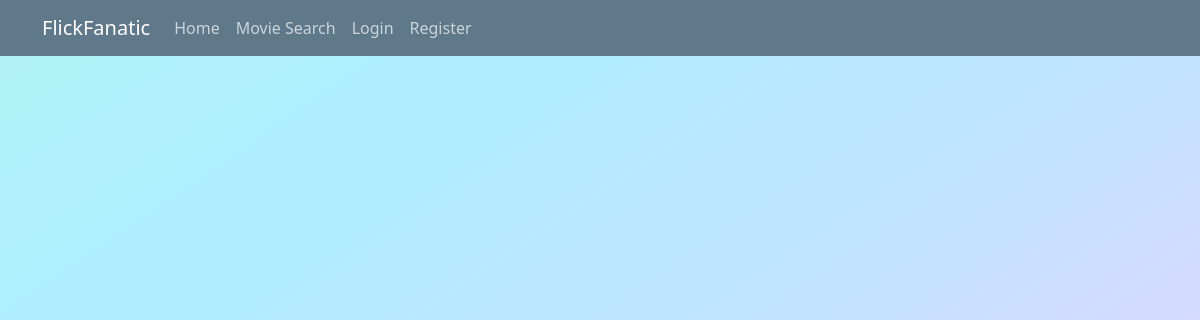
/home, run on an earlier commit of the app's database.
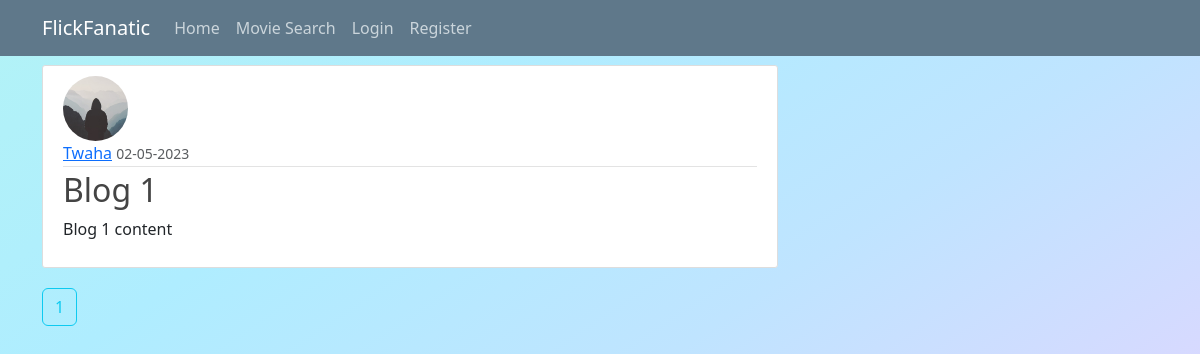
And on a later commit of the database.
### flickfanatic/models.py (models this page shows, shortened)
class Post(db.Model):
    id = db.Column(db.Integer, primary_key=True)
    title = db.Column(db.String(100), nullable=False)
    date_posted = db.Column(db.DateTime, nullable=False, default=datetime.utcnow)
    content = db.Column(db.Text, nullable=False)
    user_id = db.Column(db.Integer, db.ForeignKey('user.id'), nullable=False)

class User(db.Model, UserMixin):
    id = db.Column(db.Integer, primary_key=True)
    username = db.Column(db.String(20), unique=True, nullable=False)
    email = db.Column(db.String(120), unique=True, nullable=False)
    image_file = db.Column(db.String(20), nullable=False, default='default.jpg')
    password = db.Column(db.String(60), nullable=False)
    posts = db.relationship('Post', backref='author', lazy=True)

### flickfanatic/routes.py (the view)
@app.route("/")
@app.route("/home")
def home():
    page = request.args.get('page', 1, type=int)
    posts = Post.query.paginate(page=page, per_page=5)
    return render_template('home.html', posts=posts)

### flickfanatic/templates/home.html (shortened to what this page needs)
{% extends "base.html" %}
{% block content %}
    {% for post in posts.items %}
        <article class="media content-section">
            <img class="rounded-circle article-img" src="{{ url_for('static', filename='profile_pics/' + post.author.image_file) }}">
            <div class="media-body">
                <div class="article-metadata">
                    <a class="mr-2" href="#">{{ post.author.username }}</a>
                    <small class="text-muted">{{ post.date_posted.strftime('%d-%m-%Y') }}</small>
                </div>
                <h2><a class="article-title" href="{{ url_for('post', post_id=post.id) }}">{{ post.title }}</a></h2>
                <p class="article-content">{{ post.content }}</p>
            </div>
        </article>
    {% endfor %}
    {% for page_num in posts.iter_pages(left_edge=1, right_edge=1, left_current=1, right_current=2) %}
        {% if page_num %}
            {% if posts.page == page_num %}
                <a class="btn btn-outline-info mb-4" href="{{ url_for('home', page=page_num) }}">{{ page_num }}</a>
            {% else %}
                <a class="btn btn-outline-secondary mb-4" href="{{ url_for('home', page=page_num) }}">{{ page_num }}</a>
            {% endif %}
        {% else %}
            ...
        {% endif %}
    {% endfor %}
{% endblock %}

What changed in the data, as far as the page shows it:
added Post: image_file (placeholder picture), author.username "Twaha", date_posted "02-05-2023", title "Blog 1", content "Blog 1 content"
Also different on the page:
new list line: "1"
